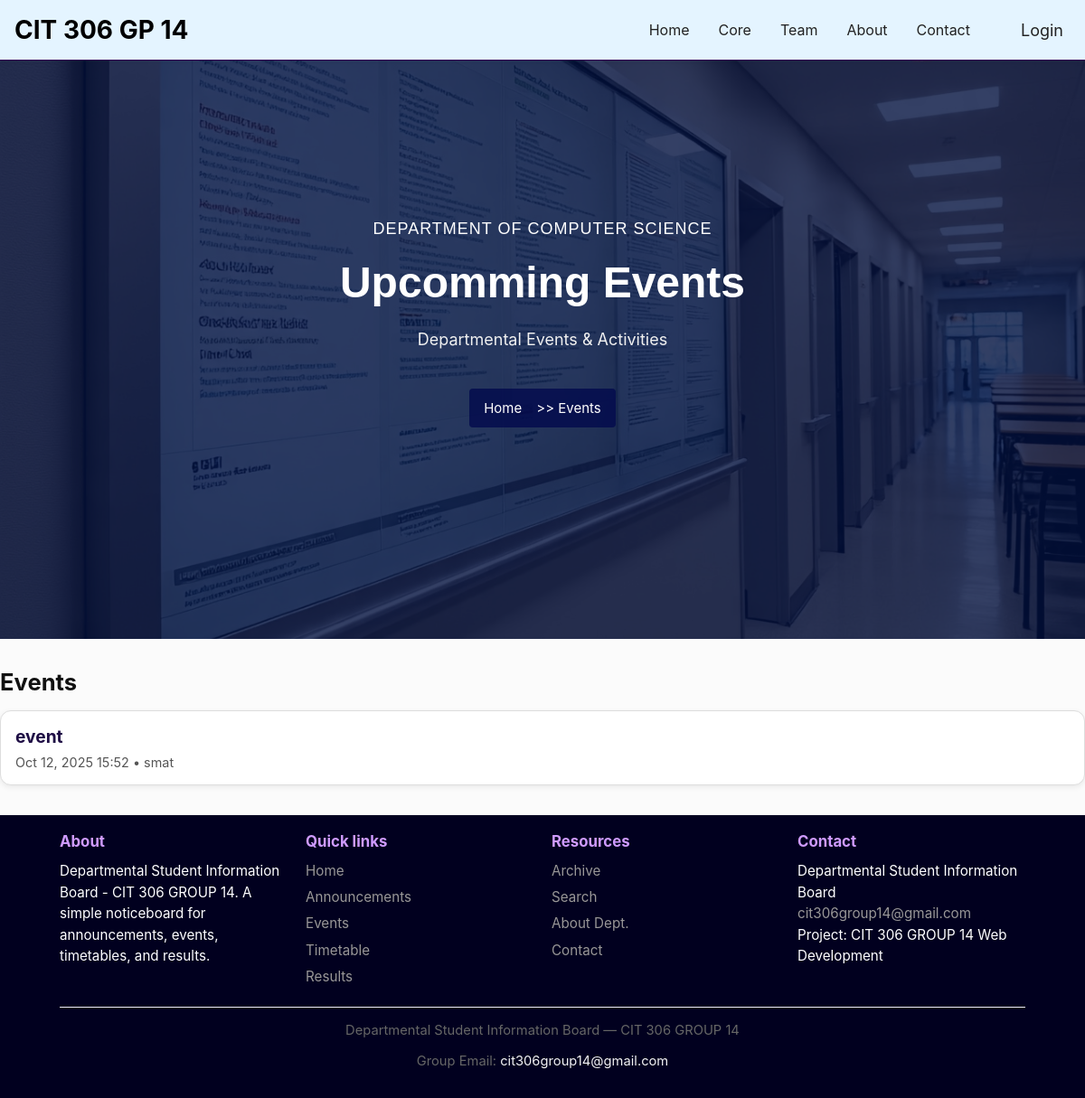
/board/events/, run on the app's committed database.
### board/models.py (models this page shows, shortened)
class Event(models.Model):
    title = models.CharField(max_length=255)
    description = models.TextField()
    start_datetime = models.DateTimeField()
    end_datetime = models.DateTimeField(null=True, blank=True)
    venue = models.CharField(max_length=255, blank=True)
    organizer_contact = models.CharField(max_length=255, blank=True)
    created_by = models.ForeignKey(User, on_delete=models.SET_NULL, null=True, blank=True)

### board/views.py (the view)
# urls.py: path('events/', views.events_list, name='events'),
def events_list(request):
    events = Event.objects.order_by('start_datetime')
    return render(request, 'board/events_list.html', {'events': events})

### board/templates/board/events_list.html (shortened to what this page needs)
{% extends 'core/base.html' %}
{% load static %}
{% block extra_css %}
<link rel="stylesheet" href="{% static 'css/signup.css' %}">
{% endblock %}
{% block content %}
<section class="heroBanner">
    <div class="container">
        <div class="row">
            <div class="col-md-10 col-lg-8 col-xl-7">
                <div class="heroContent">
                    <h5>Department of Computer Science</h5>
                    <h2>Upcomming Events</h2>
                    <p>Departmental Events & Activities</p>
                    <div class="heroBreadcrumb">
                        <a href="{% url 'core:home' %}">Home</a>
                        <span> >> Events</span>
                    </div>
                </div>
            </div>
        </div>
    </div>
</section>
<section class="events-section">
  <div class="events-header">
    <h2 class="events-title">Events</h2>
  </div>
  <ul class="events-grid">
    {% for e in events %}
    <li class="event-card">
      <a href="{% url 'board:event_detail' e.pk %}" class="event-link">
        <h3 class="event-title">{{ e.title }}</h3>
      </a>
      <div class="event-meta">
        <span>{{ e.start_datetime|date:'M d, Y H:i' }}</span>
        <span>• {{ e.venue }}</span>
      </div>
    </li>
    {% empty %}
    <li class="no-events">No events</li>
    {% endfor %}
  </ul>
</section>
{% endblock %}

### static/css/style.css (style rules this page uses)
:root { --primary: #1f0030; --muted: #666; --accent: #0d6efd; --bg: #fbfbfb; margin: 0; width: 100%; }
* { box-sizing:border-box }
body { font-family:Inter, Arial, sans-serif; margin:0; background:var(--bg); color:#111 }
.container { width:100%; max-width:1200px; margin:0 auto; padding:1rem }

### board/templates/board/events_list.html (style rules this page uses)
.events-section { margin: 2rem 0; }
.events-header { display: flex; justify-content: space-between; align-items: center; }
.events-title { font-size: 1.6rem; font-weight: bold; margin-bottom: 1rem; }
.events-grid { list-style: none; display: grid; grid-template-columns: repeat(auto-fit, minmax(280px, 1fr)); gap: 1.5rem; padding: 0; }
.event-card { background: #fff; border: 1px solid #ddd; border-radius: 0.75rem; padding: 1rem; box-shadow: 0 2px 6px rgba(0,0,0,0.08); transition: transform 0.2s ease; }
.event-title { font-size: 1.2rem; color: #1e0d44; margin: 0 0 0.5rem; }
.event-meta { font-size: 0.9rem; color: #555; }
.event-link { text-decoration: none; color: inherit; }

### data on the page
Event: title "event", start_datetime "Oct 12, 2025 15:52", venue "smat"
